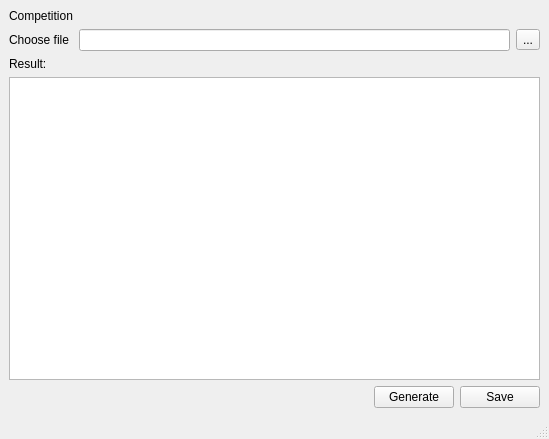
<?xml version="1.0" encoding="UTF-8"?>
<ui version="4.0">
 <class>XmlReport</class>
 <widget class="QMainWindow" name="XmlReport">
  <property name="geometry">
   <rect>
    <x>0</x>
    <y>0</y>
    <width>549</width>
    <height>439</height>
   </rect>
  </property>
  <property name="windowTitle">
   <string>MainWindow</string>
  </property>
  <widget class="QWidget" name="centralwidget">
   <layout class="QGridLayout" name="gridLayout_2">
    <item row="0" column="0">
     <layout class="QVBoxLayout" name="verticalLayout">
      <item>
       <layout class="QGridLayout" name="gridLayout">
        <item row="0" column="0">
         <widget class="QLabel" name="label">
          <property name="text">
           <string>Competition</string>
          </property>
         </widget>
        </item>
        <item row="1" column="0">
         <widget class="QLabel" name="label_2">
          <property name="text">
           <string>Choose file</string>
          </property>
         </widget>
        </item>
        <item row="1" column="1">
         <widget class="QLineEdit" name="fileEdit">
          <property name="readOnly">
           <bool>true</bool>
          </property>
         </widget>
        </item>
        <item row="1" column="2">
         <widget class="QToolButton" name="fileChoose">
          <property name="text">
           <string>...</string>
          </property>
         </widget>
        </item>
       </layout>
      </item>
      <item>
       <widget class="QLabel" name="label_3">
        <property name="text">
         <string>Result:</string>
        </property>
       </widget>
      </item>
      <item>
       <widget class="QTextBrowser" name="textBrowser">
        <property name="acceptRichText">
         <bool>false</bool>
        </property>
       </widget>
      </item>
      <item>
       <layout class="QHBoxLayout" name="horizontalLayout">
        <item>
         <spacer name="horizontalSpacer">
          <property name="orientation">
           <enum>Qt::Horizontal</enum>
          </property>
          <property name="sizeHint" stdset="0">
           <size>
            <width>40</width>
            <height>20</height>
           </size>
          </property>
         </spacer>
        </item>
        <item>
         <widget class="QPushButton" name="generateButton">
          <property name="text">
           <string>Generate</string>
          </property>
         </widget>
        </item>
        <item>
         <widget class="QPushButton" name="saveButton">
          <property name="text">
           <string>Save</string>
          </property>
         </widget>
        </item>
       </layout>
      </item>
     </layout>
    </item>
   </layout>
  </widget>
  <widget class="QMenuBar" name="menubar">
   <property name="geometry">
    <rect>
     <x>0</x>
     <y>0</y>
     <width>549</width>
     <height>21</height>
    </rect>
   </property>
  </widget>
  <widget class="QStatusBar" name="statusbar"/>
 </widget>
 <resources/>
 <connections/>
</ui>
